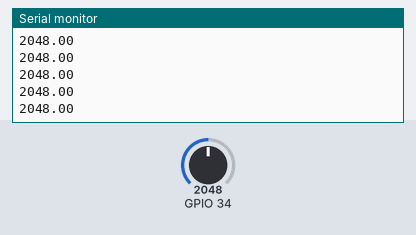
Simulated run of this sketch. Board: ESP32. Parts: the last lines printed to the serial monitor. Inputs (shaded band) come from the test bench; at power-on: GPIO 34 = 2048.

Above: at 1.2 s.
1.3 s: GPIO 34 set to 2866
At 2.0 s:
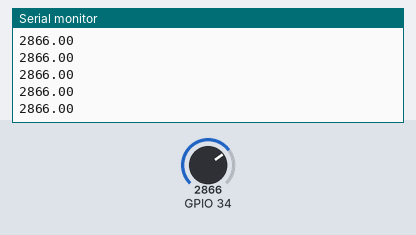
2.8 s: GPIO 34 set to 3603
At 3.5 s:
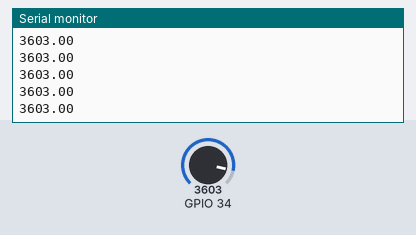
Timing chart, 0 to 5.8 s (numbered marks = the images above; inputs shaded):
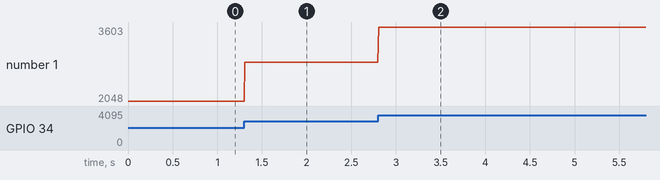

Measured:
- after the input at 1.3 s, the serial monitor: prints a new line at once (image 1)
- after the input at 2.8 s, the serial monitor: prints a new line at once (image 2)
- plotted number 1: 2048 → 2866 after the input at 1.3 s, 2866 → 3603 after the input at 2.8 s

The sketch:

Inductor_testing.ino
```cpp
void setup() {
  // put your setup code here, to run once:
  pinMode(34,INPUT);
  Serial.begin(9600);
}

void loop() {
  // put your main code here, to run repeatedly:

  float val = analogRead(34);
  Serial.print(String(val) +"\n");
}
```
